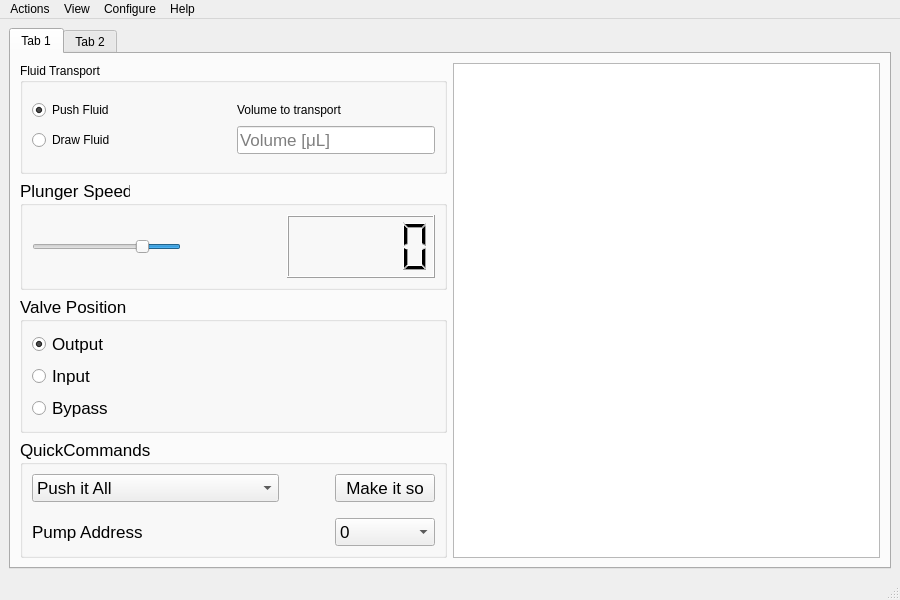
<?xml version="1.0" encoding="UTF-8"?>
<ui version="4.0">
 <class>MainWindow</class>
 <widget class="QMainWindow" name="MainWindow">
  <property name="geometry">
   <rect>
    <x>0</x>
    <y>0</y>
    <width>900</width>
    <height>600</height>
   </rect>
  </property>
  <property name="sizePolicy">
   <sizepolicy hsizetype="Maximum" vsizetype="Expanding">
    <horstretch>0</horstretch>
    <verstretch>0</verstretch>
   </sizepolicy>
  </property>
  <property name="minimumSize">
   <size>
    <width>820</width>
    <height>590</height>
   </size>
  </property>
  <property name="maximumSize">
   <size>
    <width>900</width>
    <height>600</height>
   </size>
  </property>
  <property name="windowTitle">
   <string>MainWindow</string>
  </property>
  <widget class="QWidget" name="centralwidget">
   <layout class="QGridLayout" name="gridLayout">
    <item row="0" column="0">
     <widget class="QTabWidget" name="tabWidget">
      <property name="maximumSize">
       <size>
        <width>16777215</width>
        <height>16777215</height>
       </size>
      </property>
      <property name="sizeIncrement">
       <size>
        <width>0</width>
        <height>0</height>
       </size>
      </property>
      <property name="focusPolicy">
       <enum>Qt::WheelFocus</enum>
      </property>
      <property name="currentIndex">
       <number>0</number>
      </property>
      <widget class="QWidget" name="tab">
       <attribute name="title">
        <string>Tab 1</string>
       </attribute>
       <layout class="QHBoxLayout" name="horizontalLayout_7">
        <item>
         <layout class="QVBoxLayout" name="verticalLayout">
          <property name="sizeConstraint">
           <enum>QLayout::SetMaximumSize</enum>
          </property>
          <item>
           <widget class="QGroupBox" name="groupBox">
            <property name="font">
             <font>
              <weight>50</weight>
              <bold>false</bold>
             </font>
            </property>
            <property name="title">
             <string>Fluid Transport</string>
            </property>
            <layout class="QGridLayout" name="gridLayout_3">
             <item row="1" column="0">
              <layout class="QGridLayout" name="gridLayout_2">
               <property name="sizeConstraint">
                <enum>QLayout::SetMaximumSize</enum>
               </property>
               <item row="0" column="0">
                <widget class="QRadioButton" name="PushBtn">
                 <property name="text">
                  <string>Push Fluid</string>
                 </property>
                 <property name="checkable">
                  <bool>true</bool>
                 </property>
                 <property name="checked">
                  <bool>true</bool>
                 </property>
                 <property name="autoExclusive">
                  <bool>true</bool>
                 </property>
                </widget>
               </item>
               <item row="1" column="0">
                <widget class="QRadioButton" name="PullBtn">
                 <property name="text">
                  <string>Draw Fluid</string>
                 </property>
                 <property name="checkable">
                  <bool>true</bool>
                 </property>
                 <property name="autoExclusive">
                  <bool>true</bool>
                 </property>
                </widget>
               </item>
               <item row="1" column="1">
                <widget class="QLineEdit" name="volume_prompt">
                 <property name="sizePolicy">
                  <sizepolicy hsizetype="Preferred" vsizetype="Fixed">
                   <horstretch>0</horstretch>
                   <verstretch>0</verstretch>
                  </sizepolicy>
                 </property>
                 <property name="font">
                  <font>
                   <pointsize>13</pointsize>
                  </font>
                 </property>
                 <property name="toolTip">
                  <string>Press &lt;ENTER&gt; to apply</string>
                 </property>
                 <property name="statusTip">
                  <string>Enter volume to transport</string>
                 </property>
                 <property name="inputMethodHints">
                  <set>Qt::ImhNone</set>
                 </property>
                 <property name="text">
                  <string/>
                 </property>
                 <property name="placeholderText">
                  <string>Volume [μL]</string>
                 </property>
                </widget>
               </item>
               <item row="0" column="1">
                <widget class="QLabel" name="volume_label">
                 <property name="text">
                  <string>Volume to transport </string>
                 </property>
                </widget>
               </item>
              </layout>
             </item>
            </layout>
           </widget>
          </item>
          <item>
           <widget class="QGroupBox" name="groupBox_2">
            <property name="sizePolicy">
             <sizepolicy hsizetype="Preferred" vsizetype="Preferred">
              <horstretch>0</horstretch>
              <verstretch>0</verstretch>
             </sizepolicy>
            </property>
            <property name="font">
             <font>
              <pointsize>13</pointsize>
             </font>
            </property>
            <property name="title">
             <string>Plunger Speed</string>
            </property>
            <layout class="QHBoxLayout" name="horizontalLayout_2">
             <item>
              <widget class="QSlider" name="speed_slider">
               <property name="sizePolicy">
                <sizepolicy hsizetype="Preferred" vsizetype="Preferred">
                 <horstretch>1</horstretch>
                 <verstretch>0</verstretch>
                </sizepolicy>
               </property>
               <property name="maximumSize">
                <size>
                 <width>11111</width>
                 <height>16777215</height>
                </size>
               </property>
               <property name="statusTip">
                <string>Change the speed of the plunger [max value: 1]</string>
               </property>
               <property name="layoutDirection">
                <enum>Qt::RightToLeft</enum>
               </property>
               <property name="minimum">
                <number>1</number>
               </property>
               <property name="maximum">
                <number>40</number>
               </property>
               <property name="value">
                <number>10</number>
               </property>
               <property name="orientation">
                <enum>Qt::Horizontal</enum>
               </property>
              </widget>
             </item>
             <item>
              <layout class="QHBoxLayout" name="horizontalLayout">
               <item>
                <spacer name="horizontalSpacer">
                 <property name="orientation">
                  <enum>Qt::Horizontal</enum>
                 </property>
                 <property name="sizeHint" stdset="0">
                  <size>
                   <width>100</width>
                   <height>20</height>
                  </size>
                 </property>
                </spacer>
               </item>
              </layout>
             </item>
             <item>
              <widget class="QLCDNumber" name="lcdNumber">
               <property name="sizePolicy">
                <sizepolicy hsizetype="Minimum" vsizetype="Minimum">
                 <horstretch>1</horstretch>
                 <verstretch>0</verstretch>
                </sizepolicy>
               </property>
               <property name="inputMethodHints">
                <set>Qt::ImhNone</set>
               </property>
               <property name="smallDecimalPoint">
                <bool>false</bool>
               </property>
               <property name="numDigits">
                <number>5</number>
               </property>
               <property name="digitCount">
                <number>5</number>
               </property>
              </widget>
             </item>
            </layout>
           </widget>
          </item>
          <item>
           <widget class="QGroupBox" name="groupBox_4">
            <property name="font">
             <font>
              <pointsize>13</pointsize>
             </font>
            </property>
            <property name="title">
             <string>Valve Position</string>
            </property>
            <layout class="QVBoxLayout" name="verticalLayout_3">
             <item>
              <layout class="QVBoxLayout" name="verticalLayout_2">
               <item>
                <widget class="QRadioButton" name="output_btn">
                 <property name="sizePolicy">
                  <sizepolicy hsizetype="Minimum" vsizetype="Preferred">
                   <horstretch>0</horstretch>
                   <verstretch>0</verstretch>
                  </sizepolicy>
                 </property>
                 <property name="text">
                  <string>Output</string>
                 </property>
                 <property name="checkable">
                  <bool>true</bool>
                 </property>
                 <property name="checked">
                  <bool>true</bool>
                 </property>
                 <property name="autoExclusive">
                  <bool>true</bool>
                 </property>
                </widget>
               </item>
               <item>
                <widget class="QRadioButton" name="input_btn">
                 <property name="sizePolicy">
                  <sizepolicy hsizetype="Minimum" vsizetype="Preferred">
                   <horstretch>0</horstretch>
                   <verstretch>0</verstretch>
                  </sizepolicy>
                 </property>
                 <property name="text">
                  <string>Input</string>
                 </property>
                 <property name="checkable">
                  <bool>true</bool>
                 </property>
                 <property name="autoExclusive">
                  <bool>true</bool>
                 </property>
                </widget>
               </item>
               <item>
                <widget class="QRadioButton" name="bypass_btn">
                 <property name="sizePolicy">
                  <sizepolicy hsizetype="Minimum" vsizetype="Preferred">
                   <horstretch>0</horstretch>
                   <verstretch>0</verstretch>
                  </sizepolicy>
                 </property>
                 <property name="text">
                  <string>Bypass</string>
                 </property>
                 <property name="checkable">
                  <bool>true</bool>
                 </property>
                 <property name="autoExclusive">
                  <bool>true</bool>
                 </property>
                </widget>
               </item>
              </layout>
             </item>
            </layout>
           </widget>
          </item>
          <item>
           <widget class="QGroupBox" name="groupBox_3">
            <property name="font">
             <font>
              <pointsize>13</pointsize>
             </font>
            </property>
            <property name="title">
             <string>QuickCommands</string>
            </property>
            <layout class="QHBoxLayout" name="horizontalLayout_4">
             <item>
              <layout class="QGridLayout" name="gridLayout_4">
               <item row="2" column="3">
                <widget class="QComboBox" name="address_combobox">
                 <item>
                  <property name="text">
                   <string>0</string>
                  </property>
                 </item>
                 <item>
                  <property name="text">
                   <string>1</string>
                  </property>
                 </item>
                 <item>
                  <property name="text">
                   <string>2</string>
                  </property>
                 </item>
                 <item>
                  <property name="text">
                   <string>3</string>
                  </property>
                 </item>
                 <item>
                  <property name="text">
                   <string>4</string>
                  </property>
                 </item>
                 <item>
                  <property name="text">
                   <string>5</string>
                  </property>
                 </item>
                 <item>
                  <property name="text">
                   <string>6</string>
                  </property>
                 </item>
                 <item>
                  <property name="text">
                   <string>7</string>
                  </property>
                 </item>
                 <item>
                  <property name="text">
                   <string>8</string>
                  </property>
                 </item>
                 <item>
                  <property name="text">
                   <string>9</string>
                  </property>
                 </item>
                 <item>
                  <property name="text">
                   <string>A</string>
                  </property>
                 </item>
                 <item>
                  <property name="text">
                   <string>B</string>
                  </property>
                 </item>
                 <item>
                  <property name="text">
                   <string>C</string>
                  </property>
                 </item>
                 <item>
                  <property name="text">
                   <string>D</string>
                  </property>
                 </item>
                 <item>
                  <property name="text">
                   <string>E</string>
                  </property>
                 </item>
                 <item>
                  <property name="text">
                   <string>F</string>
                  </property>
                 </item>
                </widget>
               </item>
               <item row="1" column="2">
                <spacer name="verticalSpacer">
                 <property name="orientation">
                  <enum>Qt::Vertical</enum>
                 </property>
                 <property name="sizeType">
                  <enum>QSizePolicy::Fixed</enum>
                 </property>
                 <property name="sizeHint" stdset="0">
                  <size>
                   <width>20</width>
                   <height>10</height>
                  </size>
                 </property>
                </spacer>
               </item>
               <item row="0" column="0">
                <widget class="QComboBox" name="quick_combobox">
                 <property name="sizePolicy">
                  <sizepolicy hsizetype="Maximum" vsizetype="Fixed">
                   <horstretch>0</horstretch>
                   <verstretch>0</verstretch>
                  </sizepolicy>
                 </property>
                 <property name="maximumSize">
                  <size>
                   <width>300</width>
                   <height>16777215</height>
                  </size>
                 </property>
                 <item>
                  <property name="text">
                   <string>Push it All</string>
                  </property>
                 </item>
                 <item>
                  <property name="text">
                   <string>Draw it All</string>
                  </property>
                 </item>
                </widget>
               </item>
               <item row="0" column="2">
                <spacer name="horizontalSpacer_2">
                 <property name="orientation">
                  <enum>Qt::Horizontal</enum>
                 </property>
                 <property name="sizeType">
                  <enum>QSizePolicy::Fixed</enum>
                 </property>
                 <property name="sizeHint" stdset="0">
                  <size>
                   <width>50</width>
                   <height>20</height>
                  </size>
                 </property>
                </spacer>
               </item>
               <item row="0" column="3">
                <widget class="QPushButton" name="make_it_so">
                 <property name="sizePolicy">
                  <sizepolicy hsizetype="Fixed" vsizetype="Fixed">
                   <horstretch>0</horstretch>
                   <verstretch>0</verstretch>
                  </sizepolicy>
                 </property>
                 <property name="maximumSize">
                  <size>
                   <width>100</width>
                   <height>16777215</height>
                  </size>
                 </property>
                 <property name="text">
                  <string>Make it so</string>
                 </property>
                </widget>
               </item>
               <item row="2" column="0">
                <widget class="QLabel" name="label_2">
                 <property name="text">
                  <string>Pump Address</string>
                 </property>
                </widget>
               </item>
              </layout>
             </item>
            </layout>
           </widget>
          </item>
         </layout>
        </item>
        <item>
         <layout class="QHBoxLayout" name="horizontalLayout_6"/>
        </item>
        <item>
         <widget class="QGraphicsView" name="graphicsView"/>
        </item>
       </layout>
      </widget>
      <widget class="QWidget" name="tab_2">
       <attribute name="title">
        <string>Tab 2</string>
       </attribute>
       <layout class="QHBoxLayout" name="horizontalLayout_9">
        <item>
         <layout class="QHBoxLayout" name="horizontalLayout_8">
          <item>
           <widget class="QGroupBox" name="groupBox_6">
            <property name="title">
             <string>Editor</string>
            </property>
            <layout class="QHBoxLayout" name="horizontalLayout_11">
             <item>
              <layout class="QHBoxLayout" name="horizontalLayout_10">
               <item>
                <widget class="QTextEdit" name="textEdit">
                 <property name="frameShape">
                  <enum>QFrame::WinPanel</enum>
                 </property>
                 <property name="html">
                  <string>&lt;!DOCTYPE HTML PUBLIC &quot;-//W3C//DTD HTML 4.0//EN&quot; &quot;http://www.w3.org/TR/REC-html40/strict.dtd&quot;&gt;
&lt;html&gt;&lt;head&gt;&lt;meta name=&quot;qrichtext&quot; content=&quot;1&quot; /&gt;&lt;style type=&quot;text/css&quot;&gt;
p, li { white-space: pre-wrap; }
&lt;/style&gt;&lt;/head&gt;&lt;body style=&quot; font-family:'.Lucida Grande UI'; font-size:13pt; font-weight:400; font-style:normal;&quot;&gt;
&lt;p style=&quot; margin-top:0px; margin-bottom:0px; margin-left:0px; margin-right:0px; -qt-block-indent:0; text-indent:0px;&quot;&gt;Good morning&lt;/p&gt;
&lt;p style=&quot;-qt-paragraph-type:empty; margin-top:0px; margin-bottom:0px; margin-left:0px; margin-right:0px; -qt-block-indent:0; text-indent:0px;&quot;&gt;&lt;br /&gt;&lt;/p&gt;
&lt;p style=&quot; margin-top:0px; margin-bottom:0px; margin-left:0px; margin-right:0px; -qt-block-indent:0; text-indent:0px;&quot;&gt;I should save it with a .py extension&lt;/p&gt;
&lt;p style=&quot;-qt-paragraph-type:empty; margin-top:0px; margin-bottom:0px; margin-left:0px; margin-right:0px; -qt-block-indent:0; text-indent:0px;&quot;&gt;&lt;br /&gt;&lt;/p&gt;
&lt;p style=&quot; margin-top:0px; margin-bottom:0px; margin-left:0px; margin-right:0px; -qt-block-indent:0; text-indent:0px;&quot;&gt;the commands should be like this&lt;/p&gt;
&lt;p style=&quot;-qt-paragraph-type:empty; margin-top:0px; margin-bottom:0px; margin-left:0px; margin-right:0px; -qt-block-indent:0; text-indent:0px;&quot;&gt;&lt;br /&gt;&lt;/p&gt;
&lt;p style=&quot; margin-top:0px; margin-bottom:0px; margin-left:0px; margin-right:0px; -qt-block-indent:0; text-indent:0px;&quot;&gt;pump.volume_command('10', 'D')&lt;/p&gt;
&lt;p style=&quot; margin-top:0px; margin-bottom:0px; margin-left:0px; margin-right:0px; -qt-block-indent:0; text-indent:0px;&quot;&gt;pump.volume_command('8', 'P')&lt;/p&gt;
&lt;p style=&quot;-qt-paragraph-type:empty; margin-top:0px; margin-bottom:0px; margin-left:0px; margin-right:0px; -qt-block-indent:0; text-indent:0px;&quot;&gt;&lt;br /&gt;&lt;/p&gt;&lt;/body&gt;&lt;/html&gt;</string>
                 </property>
                </widget>
               </item>
              </layout>
             </item>
            </layout>
           </widget>
          </item>
         </layout>
        </item>
       </layout>
      </widget>
     </widget>
    </item>
   </layout>
  </widget>
  <widget class="QStatusBar" name="statusbar"/>
  <widget class="QMenuBar" name="menubar">
   <property name="geometry">
    <rect>
     <x>0</x>
     <y>0</y>
     <width>900</width>
     <height>22</height>
    </rect>
   </property>
   <widget class="QMenu" name="menuScript">
    <property name="title">
     <string>Actions</string>
    </property>
    <addaction name="actionNew"/>
    <addaction name="actionOpen"/>
    <addaction name="actionSave"/>
    <addaction name="actionSaveAs"/>
    <addaction name="actionClose"/>
   </widget>
   <widget class="QMenu" name="menuConnect">
    <property name="title">
     <string>Configure</string>
    </property>
    <addaction name="actionNew_Device"/>
   </widget>
   <widget class="QMenu" name="menuHelp">
    <property name="title">
     <string>Help</string>
    </property>
    <addaction name="actionCommands"/>
    <addaction name="actionAbout"/>
   </widget>
   <widget class="QMenu" name="menuView">
    <property name="title">
     <string>View</string>
    </property>
    <addaction name="actionReports"/>
    <addaction name="actionHistory"/>
   </widget>
   <addaction name="menuScript"/>
   <addaction name="menuView"/>
   <addaction name="menuConnect"/>
   <addaction name="menuHelp"/>
  </widget>
  <action name="actionNew_2">
   <property name="text">
    <string>New</string>
   </property>
  </action>
  <action name="actionOpen">
   <property name="text">
    <string>Open</string>
   </property>
   <property name="shortcut">
    <string>Meta+O</string>
   </property>
  </action>
  <action name="actionSave">
   <property name="text">
    <string>Save</string>
   </property>
   <property name="shortcut">
    <string>Meta+S</string>
   </property>
  </action>
  <action name="actionSaveAs">
   <property name="text">
    <string>Save as...</string>
   </property>
   <property name="shortcut">
    <string>Meta+Shift+S</string>
   </property>
  </action>
  <action name="actionNew_Device">
   <property name="text">
    <string>Port</string>
   </property>
   <property name="whatsThis">
    <string>Configure the current pump</string>
   </property>
   <property name="shortcut">
    <string>Meta+C</string>
   </property>
  </action>
  <action name="actionAbout">
   <property name="text">
    <string>About</string>
   </property>
  </action>
  <action name="actionCommands">
   <property name="text">
    <string>Pump Commands</string>
   </property>
  </action>
  <action name="actionReports">
   <property name="text">
    <string>Reports</string>
   </property>
   <property name="shortcut">
    <string>Ctrl+R</string>
   </property>
  </action>
  <action name="actionHistory">
   <property name="text">
    <string>History</string>
   </property>
   <property name="shortcut">
    <string>Meta+H</string>
   </property>
  </action>
  <action name="actionNew">
   <property name="text">
    <string>New</string>
   </property>
   <property name="shortcut">
    <string>Meta+N</string>
   </property>
   <property name="shortcutContext">
    <enum>Qt::WidgetShortcut</enum>
   </property>
  </action>
  <action name="actionClose">
   <property name="text">
    <string>Close</string>
   </property>
   <property name="shortcut">
    <string>Meta+W</string>
   </property>
  </action>
 </widget>
 <resources/>
 <connections/>
</ui>
